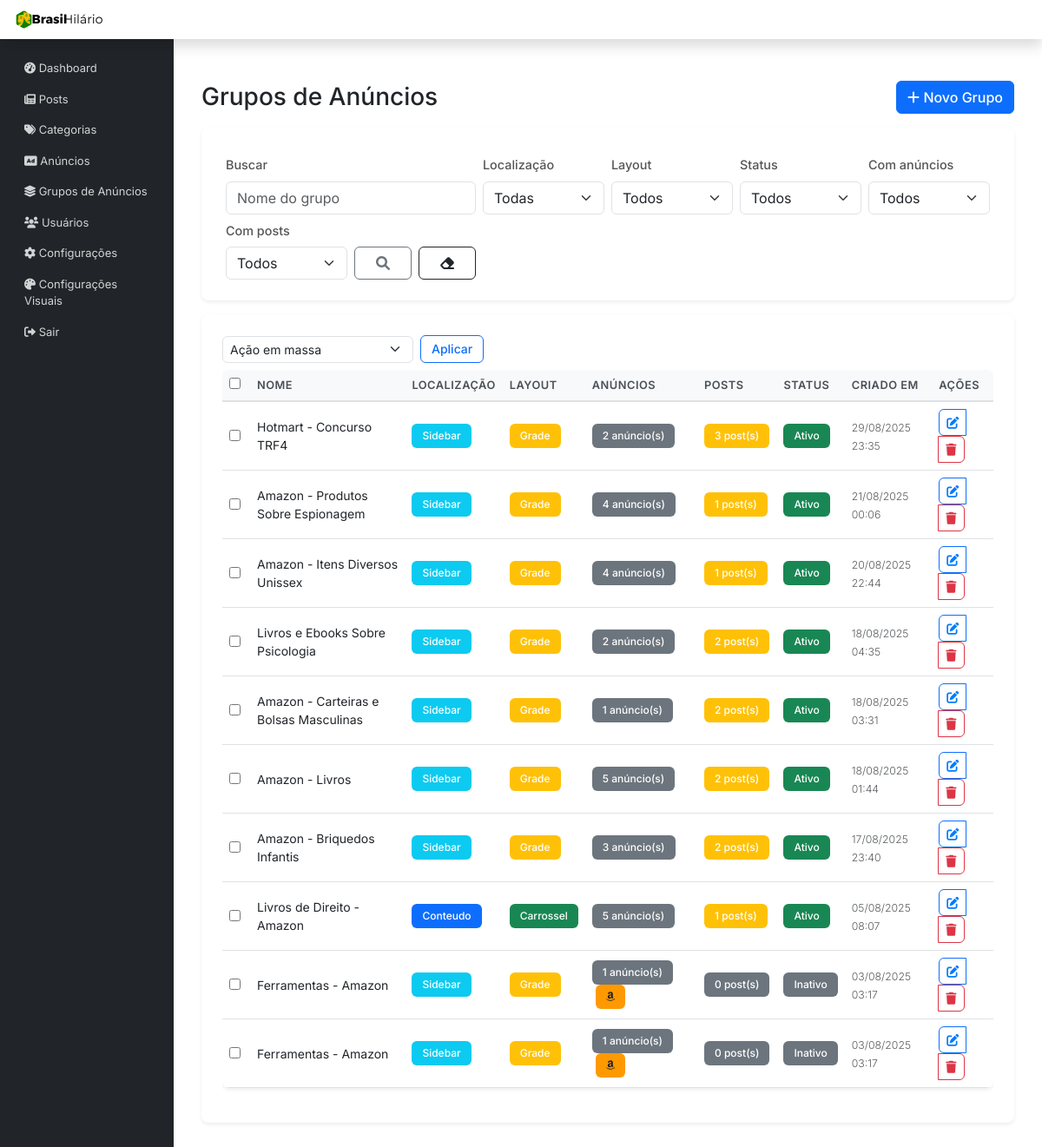
Screenshot of /admin/grupos-anuncios.php (signed in) with the database file from the repository.
### tables this page shows
CREATE TABLE `grupos_anuncios` (
  `id` int(11) NOT NULL,
  `nome` varchar(255) NOT NULL,
  `localizacao` enum('sidebar','conteudo') NOT NULL,
  `layout` enum('carrossel','grade') DEFAULT 'carrossel',
  `marca` enum('','shopee','amazon') DEFAULT '',
  `ativo` tinyint(1) DEFAULT '1',
  `criado_em` timestamp NOT NULL DEFAULT CURRENT_TIMESTAMP,
  `atualizado_em` timestamp NOT NULL DEFAULT CURRENT_TIMESTAMP ON UPDATE CURRENT_TIMESTAMP,
  `posts_especificos` tinyint(1) DEFAULT '0' COMMENT 'TRUE = apenas posts selecionados, FALSE = todos os posts',
  `aparecer_inicio` tinyint(1) DEFAULT '1' COMMENT 'TRUE = aparece na página inicial, FALSE = não aparece',
  `prioridade` int(11) DEFAULT '0' COMMENT 'Ordem de exibição (maior número = maior prioridade)'
);

### admin/grupos-anuncios.php (the view, shortened to what this page needs)
<?php
require_once '../includes/db.php';
$q = trim($_GET['q'] ?? '');
$page = isset($_GET['page']) ? max(1, (int)$_GET['page']) : 1;
$perPage = 20;
$offset = ($page - 1) * $perPage;
try {
    $sqlBase = "SELECT g.*,
                   COUNT(DISTINCT gi.anuncio_id) AS total_anuncios,
                   COUNT(DISTINCT gap.post_id) AS total_posts
            FROM grupos_anuncios g
            LEFT JOIN grupos_anuncios_items gi ON g.id = gi.grupo_id
            LEFT JOIN grupos_anuncios_posts gap ON g.id = gap.grupo_id";
    $params = [];
    $sql = $sqlBase;
    $sql .= ' GROUP BY g.id';
    $sql .= ' ORDER BY g.criado_em DESC LIMIT ' . (int)$perPage . ' OFFSET ' . (int)$offset;
    $stmt = $pdo->prepare($sql);
    $stmt->execute($params);
    $grupos = $stmt->fetchAll(PDO::FETCH_ASSOC);
} catch (Exception $e) {
    $grupos = [];
    $mensagem = 'Erro ao carregar grupos: ' . $e->getMessage();
    $tipo_mensagem = 'danger';
}
include 'includes/header.php';
?>
<div class="d-flex justify-content-between align-items-center mb-4">
    <h1 class="h3 mb-0">Grupos de Anúncios</h1>
    <div>
        <a href="novo-grupo-anuncios.php" class="btn btn-primary">
            <i class="fas fa-plus"></i> Novo Grupo
        </a>
    </div>
    </div>
    <div class="card mb-3">
        <div class="card-body">
            <form method="get" class="row g-2 align-items-end">
                <div class="col-md-4">
                    <label class="form-label">Buscar</label>
                    <input type="text" class="form-control" name="q" placeholder="Nome do grupo" value="<?php echo htmlspecialchars($q); ?>">
                </div>
                <div class="col-md-2">
                    <label class="form-label">Localização</label>
                    <select class="form-select" name="localizacao">
                        <option value="">Todas</option>
                    </select>
                </div>
                <div class="col-md-2">
                    <label class="form-label">Layout</label>
                    <select class="form-select" name="layout">
                        <option value="">Todos</option>
                    </select>
                </div>
                <div class="col-md-2">
                    <label class="form-label">Status</label>
                    <select class="form-select" name="status">
                        <option value="">Todos</option>
                    </select>
                </div>
                <div class="col-md-2">
                    <label class="form-label">Com anúncios</label>
                    <select class="form-select" name="tem_anuncios">
                        <option value="">Todos</option>
                    </select>
                </div>
                <div class="col-md-2 mt-2">
                    <label class="form-label">Com posts</label>
                    <select class="form-select" name="tem_posts">
                        <option value="">Todos</option>
                    </select>
                </div>
                <div class="col-md-2 d-flex gap-2 mt-2">
                    <button class="btn btn-outline-secondary w-50" type="submit"><i class="fas fa-search"></i></button>
                    <a href="grupos-anuncios.php" class="btn btn-outline-dark w-50"><i class="fas fa-eraser"></i></a>
                </div>
            </form>
        </div>
    </div>
    <div class="card">
        <div class="card-body">
            <?php if (empty($grupos)): ?>
                <div class="text-center py-4">
                    <i class="fas fa-ad fa-3x text-muted mb-3"></i>
                    <h5 class="text-muted">Nenhum grupo de anúncios encontrado</h5>
                    <p class="text-muted">Crie seu primeiro grupo para começar a exibir anúncios organizados.</p>
                    <a href="novo-grupo-anuncios.php" class="btn btn-primary">
                        <i class="fas fa-plus"></i> Criar Primeiro Grupo
                    </a>
                </div>
            <?php else: ?>
                <form method="post" id="bulkForm">
                <div class="d-flex align-items-center mb-2 gap-2">
                    <select name="bulk_action" class="form-select form-select-sm" style="max-width: 220px;">
                        <option value="">Ação em massa</option>
                    </select>
                    <button type="submit" class="btn btn-sm btn-outline-primary" onclick="return confirmarBulk();">Aplicar</button>
                </div>
                <div class="table-responsive">
                    <table class="table table-hover align-middle">
                        <thead>
                            <tr>
                                <th style="width:32px"><input type="checkbox" id="checkAll"></th>
                                <th>Nome</th>
                                <th>Localização</th>
                                <th>Layout</th>
                                <th>Anúncios</th>
                                <th>Posts</th>
                                <th>Status</th>
                                <th>Criado em</th>
                                <th>Ações</th>
                            </tr>
                        </thead>
                        <tbody>
                            <?php foreach ($grupos as $grupo): ?>
                                <tr>
                                    <td><input type="checkbox" name="ids[]" value="<?php echo (int)$grupo['id']; ?>" class="row-check"></td>
                                    <td>
                                        <strong><?php echo htmlspecialchars($grupo['nome']); ?></strong>
                                    </td>
                                    <td>
                                        <span class="badge bg-<?php echo $grupo['localizacao'] === 'sidebar' ? 'info' : 'primary'; ?>">
                                            <?php echo ucfirst($grupo['localizacao']); ?>
                                        </span>
                                    </td>
                                    <td>
                                        <span class="badge bg-<?php echo $grupo['layout'] === 'carrossel' ? 'success' : 'warning'; ?>">
                                            <?php echo ucfirst($grupo['layout']); ?>
                                        </span>
                                    </td>
                                    <td>
                                        <span class="badge bg-secondary">
                                            <?php echo $grupo['total_anuncios']; ?> anúncio(s)
                                        </span>
                                        <?php if (!empty($grupo['marca'])): ?>
                                            <?php if ($grupo['marca'] === 'amazon'): ?>
                                                <span class="badge badge-amazon ms-1"><i class="fab fa-amazon"></i></span>
                                            <?php elseif ($grupo['marca'] === 'shopee'): ?>
                                                <span class="badge badge-shopee ms-1"><i class="fas fa-shopping-cart"></i></span>
                                            <?php endif; ?>
                                        <?php endif; ?>
                                    </td>
                                    <td>
                                        <span class="badge bg-<?php echo (int)$grupo['total_posts']>0 ? 'warning' : 'secondary'; ?>">
                                            <?php echo (int)$grupo['total_posts']; ?> post(s)
                                        </span>
                                    </td>
                                    <td>
                                        <?php if ($grupo['ativo']): ?>
                                            <span class="badge bg-success">Ativo</span>
                                        <?php else: ?>
                                            <span class="badge bg-secondary">Inativo</span>
                                        <?php endif; ?>
                                    </td>
                                    <td>
                                        <small class="text-muted">
                                            <?php echo date('d/m/Y H:i', strtotime($grupo['criado_em'])); ?>
                                        </small>
                                    </td>
                                    <td>
                                        <div class="btn-group btn-group-sm" role="group">
                                            <a href="editar-grupo-anuncios.php?id=<?php echo $grupo['id']; ?>"
                                               class="btn btn-outline-primary" title="Editar">
                                                <i class="fas fa-edit"></i>
                                            </a>
                                            <button type="button" class="btn btn-outline-danger"
                                                    onclick="confirmarExclusao(<?php echo $grupo['id']; ?>, '<?php echo htmlspecialchars($grupo['nome']); ?>')"
                                                    title="Excluir">
                                                <i class="fas fa-trash"></i>
                                            </button>
                                        </div>
                                    </td>
                                </tr>
                            <?php endforeach; ?>
                        </tbody>
                    </table>
                </div>
                </form>
            <?php endif; ?>
        </div>
    </div>
<?php include 'includes/footer.php'; ?>

### admin/css-custom/style-custom-adm.css (style rules this page uses)
html, body { height: 100%; }
body { display: flex; flex-direction: column; }
.row { flex: 1; display: flex; }
.col-md-9.ms-sm-auto.col-lg-10.px-md-4 > * { flex: 0 0 auto; }
.card { height: auto; display: block; }
.card-body { flex: none; }
.table-responsive { flex: none; display: block; }
.table { flex: none; }
form { flex: none; display: block; }
.d-flex.justify-content-between, .btn-group, .alert, .nav-tabs, .tab-content { flex: none; display: block; }
.row .col-md-12, .row .col-md-6, .row .col-md-4, .row .col-md-3 { flex: none; display: block; }
.d-flex { display: flex !important; }
.mb-3, .mb-4, .mb-5 { margin-bottom: 1rem !important; }
.btn-toolbar, .d-flex.justify-content-between { margin-top: 0; margin-bottom: 1rem; }
.form-label { font-weight: 500; color: #555; font-size: 0.9rem; }
.form-control, .form-select { border-radius: 0.375rem; border: 1px solid #ced4da; transition: border-color 0.15s ease-in-out, box-shadow 0.15s ease-in-out; }
.btn { border-radius: 0.375rem; font-weight: 500; }
.badge { font-size: 0.875rem; padding: 0.5rem 0.75rem; }
.badge-amazon { background-color: #ff9900; color: #222; }
.table { border-radius: 0.5rem; overflow: hidden; box-shadow: 0 0.125rem 0.25rem rgba(0, 0, 0, 0.075); }
.table thead th { background-color: #f8f9fa; border-bottom: 2px solid #dee2e6; font-weight: 600; color: #495057; text-transform: uppercase; font-size: 0.8rem; letter-spacing: 0.5px; }
.table tbody a { color: #007bff; text-decoration: none; font-weight: 500; }
.btn-sm { padding: 0.375rem 0.75rem; font-size: 0.875rem; border-radius: 0.375rem; font-weight: 500; transition: all 0.2s ease; border: 1px solid; display: inline-flex; align-items: center; justify-content: center; min-height: 32px; line-height: 1; }

### admin/includes/header.php (style rules this page uses)
body { font-family: 'Inter', sans-serif; }
.row { margin-left: 0; margin-right: 0; }
.container-fluid .row { margin: 0; }
.col-md-9.ms-sm-auto.col-lg-10.px-md-4 > * { width: 100%; max-width: 100%; }
html, body { height: 100%; }
body { display: flex; flex-direction: column; }
.row { flex: 1; display: flex; }
.col-md-9.ms-sm-auto.col-lg-10.px-md-4 > * { flex: 0 0 auto; }
.card, .table-responsive, form, .alert, .nav-tabs, .tab-content { flex: none; display: block; }
.row .col-md-12, .row .col-md-6, .row .col-md-4, .row .col-md-3 { flex: none; display: block; }
.d-flex { display: flex !important; }
.card { border: none; box-shadow: 0 0.125rem 0.25rem rgba(0, 0, 0, 0.075); border-radius: 0.5rem; }
.card-body { padding: 1.5rem; }
.table th { border-top: none; font-weight: 600; color: #495057; background-color: #f8f9fa; }
.table td { vertical-align: middle; }
.btn { border-radius: 0.375rem; font-weight: 500; }
.badge { font-size: 0.75rem; font-weight: 500; }
.form-control, .form-select { border-radius: 0.375rem; border: 1px solid #dee2e6; }

### rows the page displays
grupos_anuncios: nome "Hotmart - Concurso TRF4", localizacao "Sidebar", layout "Grade", total_anuncios "2", total_posts "3", ativo "Ativo", criado_em "29/08/2025 23:35"
grupos_anuncios: nome "Amazon - Produtos Sobre Espionagem", localizacao "Sidebar", layout "Grade", total_anuncios "4", total_posts "1", ativo "Ativo", criado_em "21/08/2025 00:06"
grupos_anuncios: nome "Amazon - Itens Diversos Unissex", localizacao "Sidebar", layout "Grade", total_anuncios "4", total_posts "1", ativo "Ativo", criado_em "20/08/2025 22:44"
grupos_anuncios: nome "Livros e Ebooks Sobre Psicologia", localizacao "Sidebar", layout "Grade", total_anuncios "2", total_posts "2", ativo "Ativo", criado_em "18/08/2025 04:35"
grupos_anuncios: nome "Amazon - Carteiras e Bolsas Masculinas", localizacao "Sidebar", layout "Grade", total_anuncios "1", total_posts "2", ativo "Ativo", criado_em "18/08/2025 03:31"
grupos_anuncios: nome "Amazon - Livros", localizacao "Sidebar", layout "Grade", total_anuncios "5", total_posts "2", ativo "Ativo", criado_em "18/08/2025 01:44"
grupos_anuncios: nome "Amazon - Briquedos Infantis", localizacao "Sidebar", layout "Grade", total_anuncios "3", total_posts "2", ativo "Ativo", criado_em "17/08/2025 23:40"
grupos_anuncios: nome "Livros de Direito - Amazon", localizacao "Conteudo", layout "Carrossel", total_anuncios "5", total_posts "1", ativo "Ativo", criado_em "05/08/2025 08:07"
grupos_anuncios: nome "Ferramentas - Amazon", localizacao "Sidebar", layout "Grade", total_anuncios "1", marca "amazon" (drawn), total_posts "0", ativo "Inativo", criado_em "03/08/2025 03:17"
